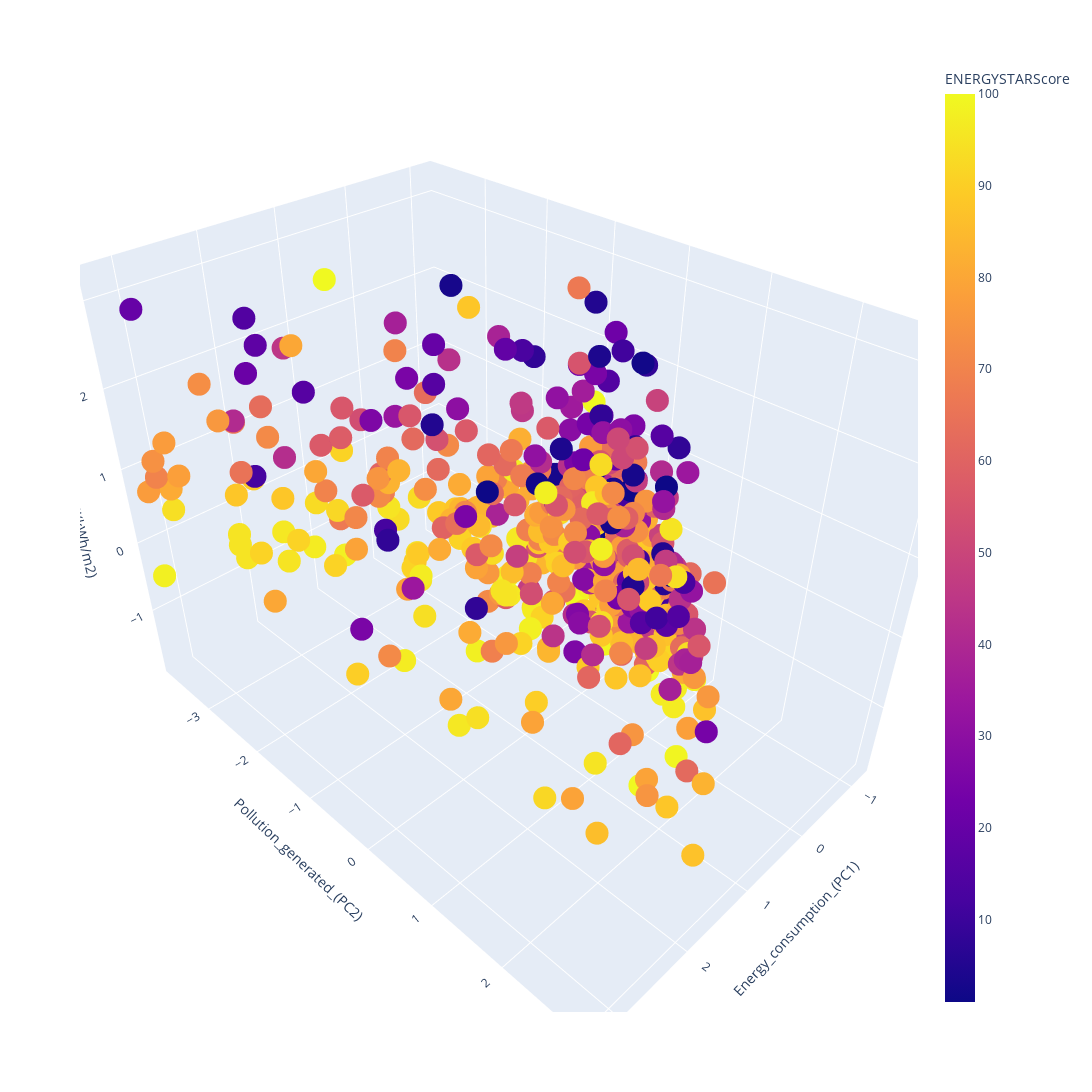

Notebook cell for this chart:
### Code cell
fig = px.scatter_3d(
    data_frame=df,
    x="Energy_consumption_(PC1)",
    y="Pollution_generated_(PC2)",
    z="SourceEUI(kWh/m2)",
    color="ENERGYSTARScore",
    width=2000,
    height=1200
    )

###
# Titles/Lables

#
###

fig.show()

### Figure 1 — Plotly figure (JSON) as saved in the notebook; plotly's stock layout.template omitted (floating-point values rounded to 4 significant figures; data arrays with more than 128 entries replaced by an {"elided": "..."} marker saying what was removed)
{"data": [{"hovertemplate": "Energy_consumption_(PC1)=%{x}<br>Pollution_generated_(PC2)=%{y}<br>SourceEUI(kWh/m2)=%{z}<br>ENERGYSTARScore=%{marker.color}<extra></extra>", "legendgroup": "", "marker": {"color": {"elided": "868 int values"}, "coloraxis": "coloraxis", "symbol": "circle"}, "mode": "markers", "name": "", "scene": "scene", "showlegend": false, "type": "scatter3d", "x": {"elided": "868 float values"}, "y": {"elided": "868 float values"}, "z": {"elided": "868 float values"}}], "layout": {"coloraxis": {"colorbar": {"title": {"text": "ENERGYSTARScore"}}, "colorscale": [[0, "#0d0887"], [0.1111, "#46039f"], [0.2222, "#7201a8"], [0.3333, "#9c179e"], [0.4444, "#bd3786"], [0.5556, "#d8576b"], [0.6667, "#ed7953"], [0.7778, "#fb9f3a"], [0.8889, "#fdca26"], [1, "#f0f921"]]}, "height": 1200, "legend": {"tracegroupgap": 0}, "margin": {"t": 60}, "scene": {"domain": {"x": [0, 1], "y": [0, 1]}, "xaxis": {"title": {"text": "Energy_consumption_(PC1)"}}, "yaxis": {"title": {"text": "Pollution_generated_(PC2)"}}, "zaxis": {"title": {"text": "SourceEUI(kWh/m2)"}}}, "width": 2000}}
